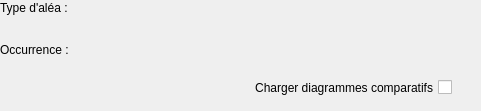
            <widget class="QWidget" name="layout_alea_dashboard_2" native="true">
             <property name="geometry">
              <rect>
               <x>560</x>
               <y>20</y>
               <width>481</width>
               <height>111</height>
              </rect>
             </property>
             <property name="styleSheet">
              <string notr="true"/>
             </property>
             <widget class="QLabel" name="lbl_occurrence_dashboard_value">
              <property name="geometry">
               <rect>
                <x>80</x>
                <y>40</y>
                <width>311</width>
                <height>21</height>
               </rect>
              </property>
              <property name="text">
               <string/>
              </property>
              <property name="class" stdset="0">
               <string>label_non_souligne</string>
              </property>
             </widget>
             <widget class="QLabel" name="lbl_occurrence_dashboard">
              <property name="geometry">
               <rect>
                <x>0</x>
                <y>42</y>
                <width>78</width>
                <height>16</height>
               </rect>
              </property>
              <property name="text">
               <string>Occurrence : </string>
              </property>
             </widget>
             <widget class="QLabel" name="lbl_type_alea_dashboard_value">
              <property name="geometry">
               <rect>
                <x>80</x>
                <y>-1</y>
                <width>311</width>
                <height>20</height>
               </rect>
              </property>
              <property name="font">
               <font>
                <family>Arial</family>
                <pointsize>-1</pointsize>
                <weight>75</weight>
                <italic>false</italic>
                <bold>true</bold>
               </font>
              </property>
              <property name="text">
               <string/>
              </property>
              <property name="class" stdset="0">
               <string>label_non_souligne</string>
              </property>
             </widget>
             <widget class="QLabel" name="lbl_type_alea_dashboard">
              <property name="geometry">
               <rect>
                <x>0</x>
                <y>0</y>
                <width>75</width>
                <height>16</height>
               </rect>
              </property>
              <property name="text">
               <string>Type d'aléa : </string>
              </property>
             </widget>
             <widget class="QCheckBox" name="chb_diagrammes">
              <property name="geometry">
               <rect>
                <x>170</x>
                <y>80</y>
                <width>282</width>
                <height>15</height>
               </rect>
              </property>
              <property name="layoutDirection">
               <enum>Qt::RightToLeft</enum>
              </property>
              <property name="text">
               <string>Charger diagrammes comparatifs</string>
              </property>
             </widget>
            </widget>
